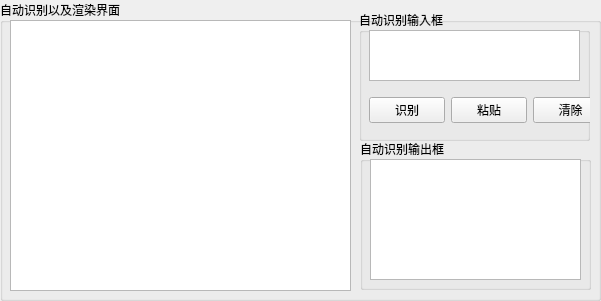
    <widget class="QGroupBox" name="groupBox_4">
     <property name="geometry">
      <rect>
       <x>0</x>
       <y>170</y>
       <width>601</width>
       <height>301</height>
      </rect>
     </property>
     <property name="font">
      <font>
       <family>微软雅黑</family>
       <bold>false</bold>
       <stylestrategy>PreferAntialias</stylestrategy>
       <kerning>true</kerning>
      </font>
     </property>
     <property name="title">
      <string>自动识别以及渲染界面</string>
     </property>
     <widget class="QTextEdit" name="emailtext">
      <property name="geometry">
       <rect>
        <x>10</x>
        <y>20</y>
        <width>341</width>
        <height>271</height>
       </rect>
      </property>
      <property name="font">
       <font>
        <family>微软雅黑</family>
        <bold>false</bold>
        <stylestrategy>PreferAntialias</stylestrategy>
        <kerning>true</kerning>
       </font>
      </property>
     </widget>
     <widget class="QGroupBox" name="groupBox_7">
      <property name="geometry">
       <rect>
        <x>359</x>
        <y>10</y>
        <width>231</width>
        <height>131</height>
       </rect>
      </property>
      <property name="font">
       <font>
        <family>微软雅黑</family>
        <bold>false</bold>
        <stylestrategy>PreferAntialias</stylestrategy>
        <kerning>true</kerning>
       </font>
      </property>
      <property name="title">
       <string>自动识别输入框</string>
      </property>
      <widget class="QPlainTextEdit" name="aiimport">
       <property name="geometry">
        <rect>
         <x>10</x>
         <y>20</y>
         <width>211</width>
         <height>51</height>
        </rect>
       </property>
       <property name="font">
        <font>
         <family>微软雅黑</family>
         <bold>false</bold>
         <stylestrategy>PreferAntialias</stylestrategy>
         <kerning>true</kerning>
        </font>
       </property>
      </widget>
      <widget class="QWidget" name="horizontalLayoutWidget_15">
       <property name="geometry">
        <rect>
         <x>10</x>
         <y>80</y>
         <width>239</width>
         <height>41</height>
        </rect>
       </property>
       <property name="font">
        <font>
         <family>微软雅黑</family>
         <bold>false</bold>
         <stylestrategy>PreferAntialias</stylestrategy>
         <kerning>true</kerning>
        </font>
       </property>
       <layout class="QHBoxLayout" name="horizontalLayout_18">
        <item>
         <widget class="QPushButton" name="auto_identification">
          <property name="font">
           <font>
            <family>微软雅黑</family>
            <bold>false</bold>
            <stylestrategy>PreferAntialias</stylestrategy>
            <kerning>true</kerning>
           </font>
          </property>
          <property name="text">
           <string>识别</string>
          </property>
         </widget>
        </item>
        <item>
         <widget class="QPushButton" name="auto_paste">
          <property name="maximumSize">
           <size>
            <width>16777215</width>
            <height>16777215</height>
           </size>
          </property>
          <property name="font">
           <font>
            <family>微软雅黑</family>
            <bold>false</bold>
            <stylestrategy>PreferAntialias</stylestrategy>
            <kerning>true</kerning>
           </font>
          </property>
          <property name="text">
           <string>粘贴</string>
          </property>
         </widget>
        </item>
        <item>
         <widget class="QPushButton" name="auto_clean">
          <property name="font">
           <font>
            <family>微软雅黑</family>
            <bold>false</bold>
            <stylestrategy>PreferAntialias</stylestrategy>
            <kerning>true</kerning>
           </font>
          </property>
          <property name="text">
           <string>清除</string>
          </property>
         </widget>
        </item>
       </layout>
      </widget>
     </widget>
     <widget class="QGroupBox" name="groupBox_8">
      <property name="geometry">
       <rect>
        <x>360</x>
        <y>139</y>
        <width>231</width>
        <height>151</height>
       </rect>
      </property>
      <property name="font">
       <font>
        <family>微软雅黑</family>
        <bold>false</bold>
        <stylestrategy>PreferAntialias</stylestrategy>
        <kerning>true</kerning>
       </font>
      </property>
      <property name="title">
       <string>自动识别输出框</string>
      </property>
      <widget class="QTextEdit" name="aioutput">
       <property name="geometry">
        <rect>
         <x>10</x>
         <y>20</y>
         <width>211</width>
         <height>121</height>
        </rect>
       </property>
       <property name="font">
        <font>
         <family>微软雅黑</family>
         <bold>false</bold>
         <stylestrategy>PreferAntialias</stylestrategy>
         <kerning>true</kerning>
        </font>
       </property>
      </widget>
     </widget>
    </widget>
